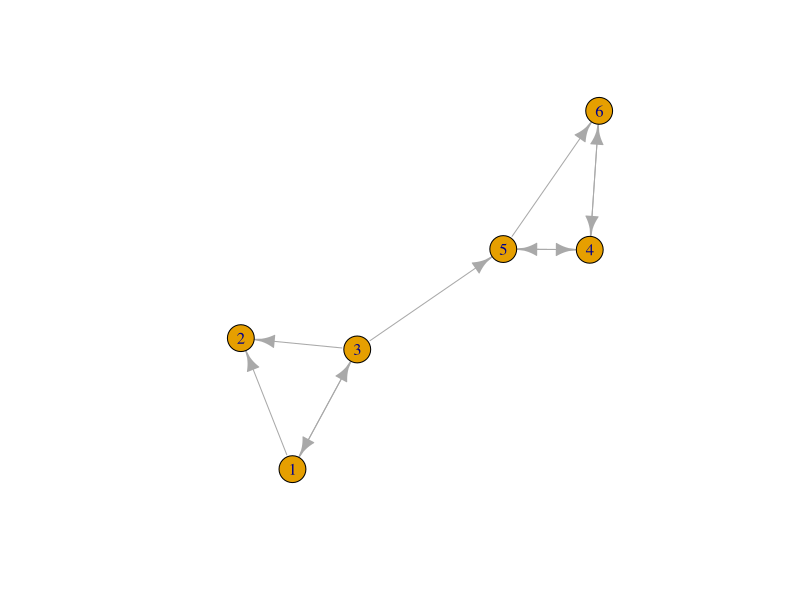

R code for this plot:
## ---- chunk 1
library(knitr)
opts_chunk$set(echo = TRUE, warning = FALSE, message = FALSE, comment = NA, fig.align = 'center')
## ---- chunk 2
A <- matrix(
  c(0, 1/2, 1/2, 0, 0, 0,
  0, 0, 0, 0, 0, 0,
  1/3, 1/3, 0, 0, 1/3, 0,
  0, 0, 0, 0, 1/2, 1/2,
  0, 0, 0, 1/2, 0, 1/2,
  0, 0, 0, 1, 0, 0),
  nrow = 6, byrow = TRUE)

A[2, ] <- rep(1/6, 6)

B <- 0.85 * A + 0.15 / nrow(A)
## ---- chunk 3
power_iterate <- function(mat, vec) {
  converged <- FALSE
  n <- 0
  while(!converged) {
    vec <- crossprod(mat, vec)
    n <- n + 1
    if(identical(crossprod(mat, vec), vec)) {
      converged <- TRUE
    }
  }
  print(paste('Converged in', n, 'iterations'))
  return(vec)
}

r <- matrix(rep(1/nrow(B), nrow(B)), ncol=1)
it_results <- power_iterate(B, r)
## ---- chunk 4
Re(eigen(B)$values[1])
ev_results <- matrix(Re(eigen(t(B))$vectors[,1]))
## ---- chunk 5
ev_results <- ev_results / sum(ev_results)
identical(round(ev_results, 13), round(it_results, 13))
## ---- chunk 6
library(igraph)
G <- graph(c(1, 2, 1, 3, 3, 1, 3, 2, 3, 5, 4, 5, 4, 6, 5, 4, 5, 6, 6, 4))
plot(G)
g_results <- matrix(page_rank(G)$vector)
## ---- chunk 7
identical(round(it_results, 13), round(g_results, 13))
## ---- chunk 8
all_results <- data.frame(
  "Power Iteration" = round(ev_results, 13), 
  Eigenvector = round(ev_results, 13), 
  Graph = round(g_results, 13), 
  Rank = rank(1 - ev_results),
  row.names = seq(1, 6), 
  check.names = FALSE)

kable(all_results, padding = 0, align = 'c', row.names = TRUE)
